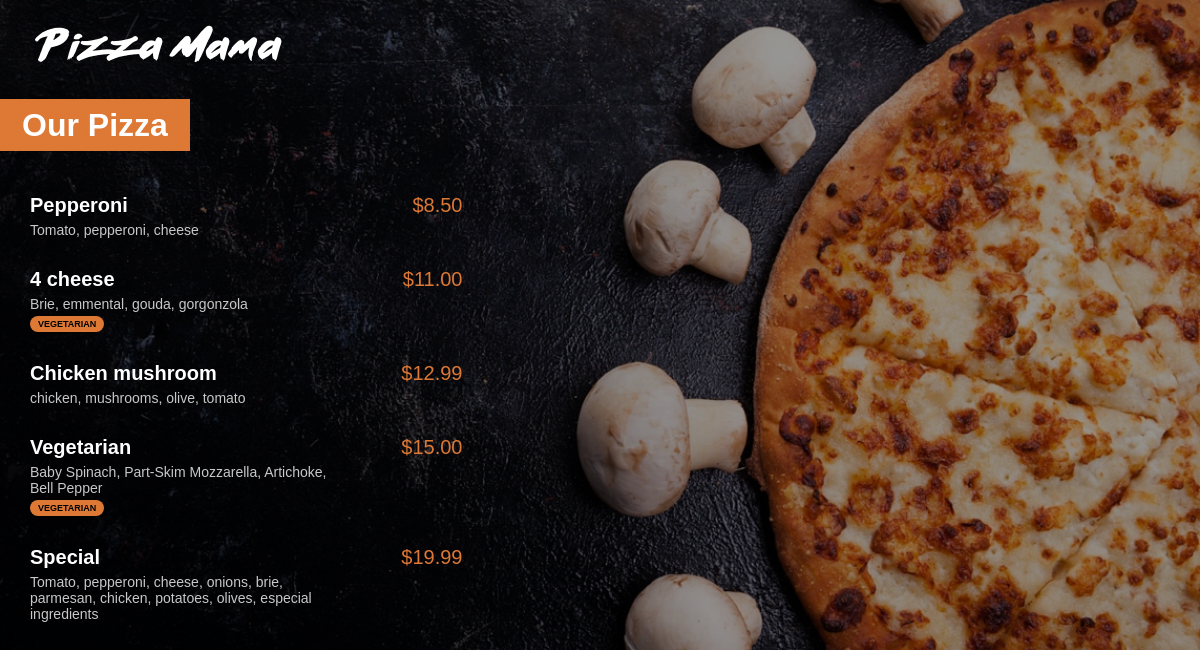
The app's page /menu/ with its own data.
### menu/models.py (models this page shows, shortened)
class Pizza(models.Model):
    name = models.CharField(max_length=200)
    ingredients = models.CharField(max_length=400)
    price = models.FloatField(default = 0)
    vegetarian = models.BooleanField(default=False)

### menu/views.py (the view)
# urls.py: path('', views.index, name="index"),
def index(request):
  pizzas = Pizza.objects.all().order_by('price')
  return render(request, 'menu/index.html', {'pizzas': pizzas})

### menu/templates/menu/index.html (shortened to what this page needs)
{% load static %}
<html lang="en">
<head>
    <link rel="stylesheet" href="{% static 'menu/style.css' %}">
</head>
<body>
    <a href="{% url 'main:index' %}">
        <img id="logo" src="{% static 'menu/images/small_logo.png' %}"/>
    </a>
    <div class="menu_title">
        <h1>Our Pizza</h1>
    </div>
    <div class="menu_list">
        {% for pizza in pizzas %}
            <div class="menu_list_item">
                <span class="menu_list_title">{{pizza.name}}</span>
                <span class="menu_list_price">${{pizza.price | floatformat:2}}</span>
                <span class="menu_list_ingredients">{{pizza.ingredients}}</span>
                {% if pizza.vegetarian %}
                    <span class="checkmark">Vegetarian</span>
                {% endif %}
            </div>
        {% endfor %}
    </div>
</body>
</html>

### menu/static/menu/style.css (style rules this page uses)
body { background: linear-gradient(0deg, rgba(0, 0, 0, 0.4), rgba(0, 0, 0, 0.4)), url("images/menu_background.jpg") no-repeat center center fixed; -webkit-background-size: cover; -moz-background-size: cover; -o-background-size: cover; background-size: cover; color: white; margin: 0px; font-family: Arial; }
#logo { margin-top: 25px; margin-left: 35px; }
h1 { background-color: #DD7835; display: inline; padding: 8px 22px; }
.menu_title { margin-top: 45px; margin-bottom: 50px; }
.menu_list { margin-left: 30px; }
.menu_list_item { margin: 30px 0; }
.menu_list_title { font-size: 20px; font-weight: bold; width:350px; display:inline-block; }
.menu_list_price { color: #DD7835; font-size: 20px; margin-left: 8px; width:70px; display:inline-block; text-align:right; }
.menu_list_ingredients { color: #C8C8C8; font-size: 14px; display: block; margin-top: 5px; width: 320px; }
.checkmark { text-transform: uppercase; background-color: #DD7835; color: black; font-size: 9px; padding: 3px 8px; display:inline-block; margin-top: 4px; border-radius: 8px; font-weight: bold; }

### records on screen
Pizza: name "Pepperoni", price "8.50", ingredients "Tomato, pepperoni, cheese"
Pizza: name "4 cheese", price "11.00", ingredients "Brie, emmental, gouda, gorgonzola", vegetarian "VEGETARIAN"
Pizza: name "Chicken mushroom", price "12.99", ingredients "chicken, mushrooms, olive, tomato"
Pizza: name "Vegetarian", price "15.00", ingredients "Baby Spinach, Part-Skim Mozzarella, Artichoke, Bell Pepper", vegetarian "VEGETARIAN"
Pizza: name "Special", price "19.99", ingredients "Tomato, pepperoni, cheese, onions, brie, parmesan, chicken, potatoes, olives, especial ingredients"
